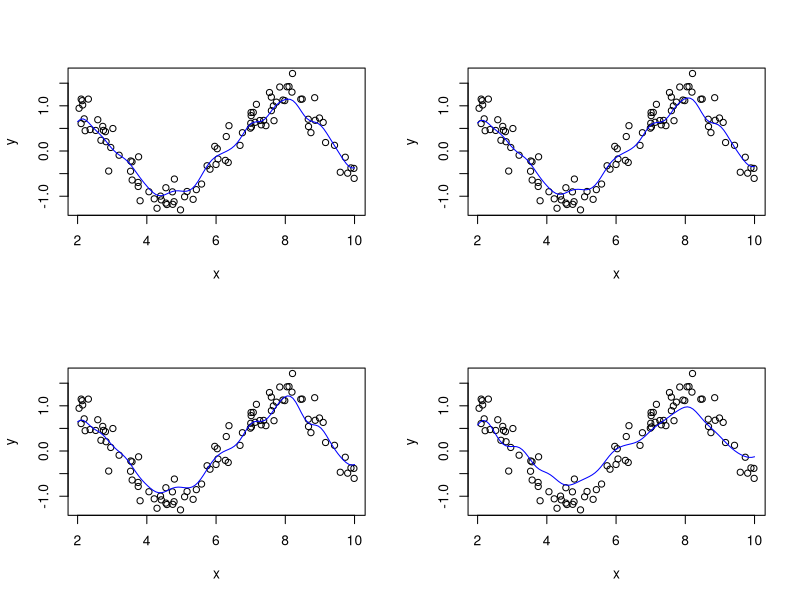
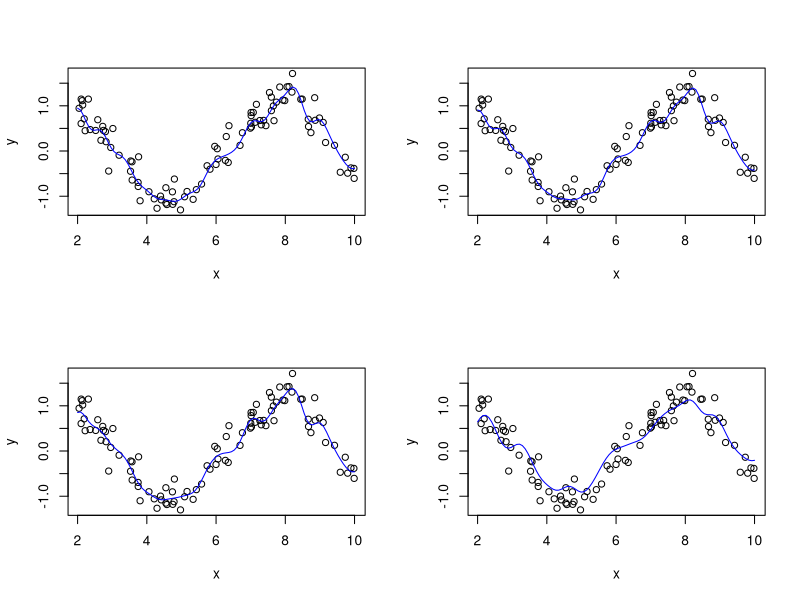
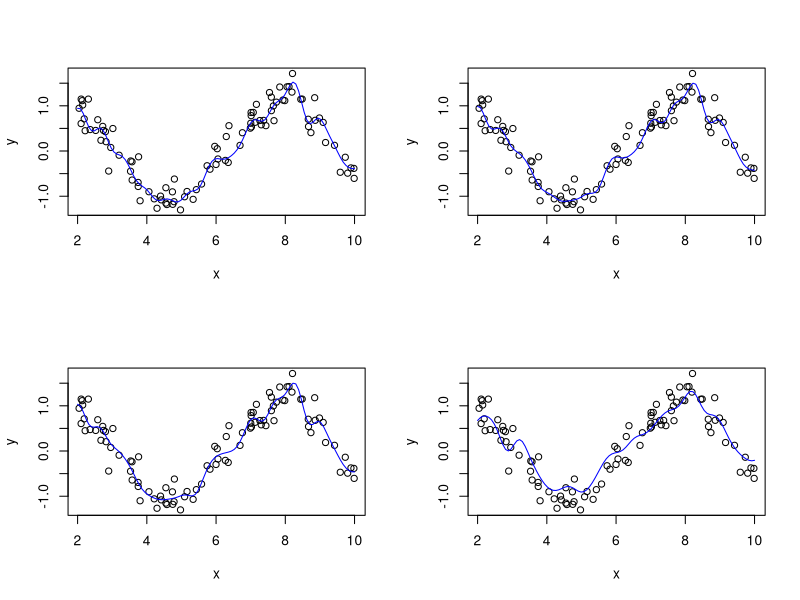
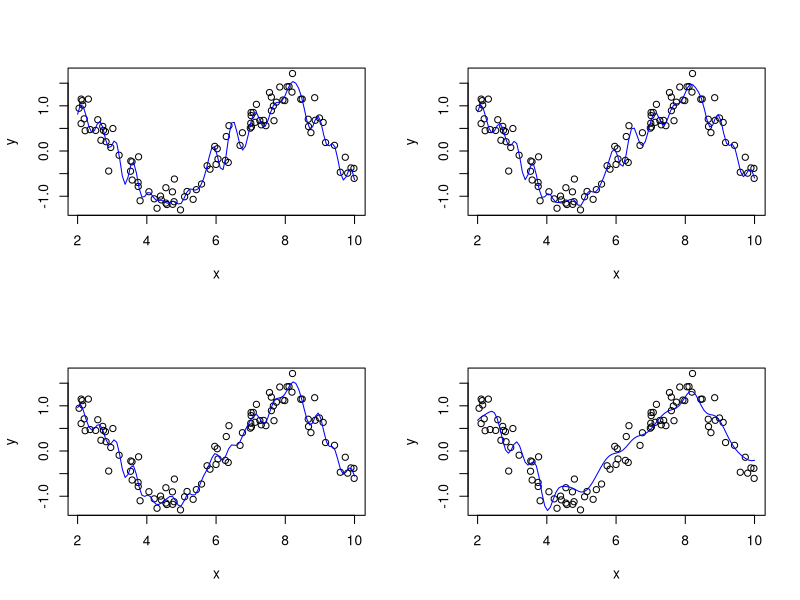
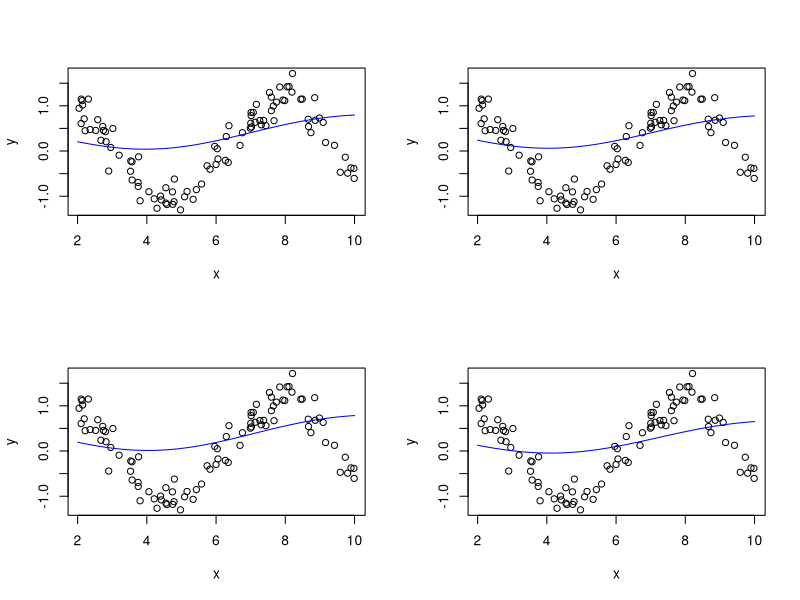
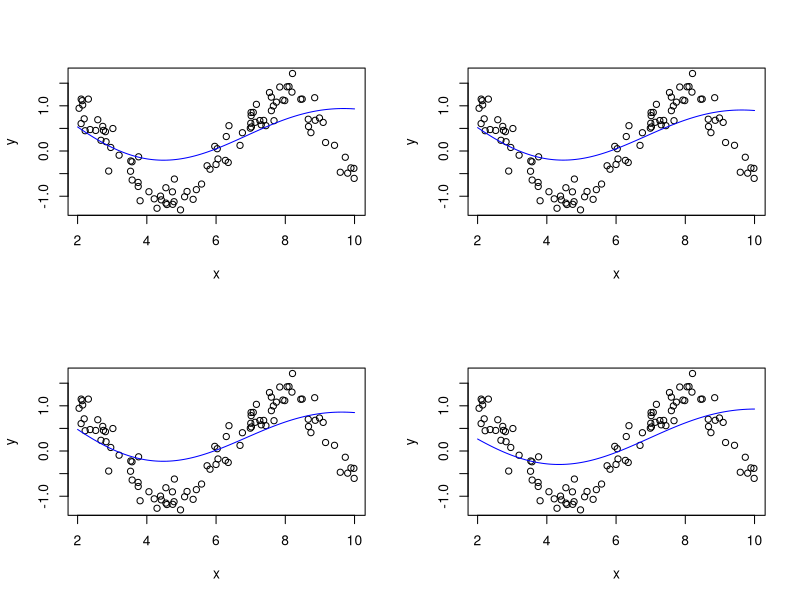
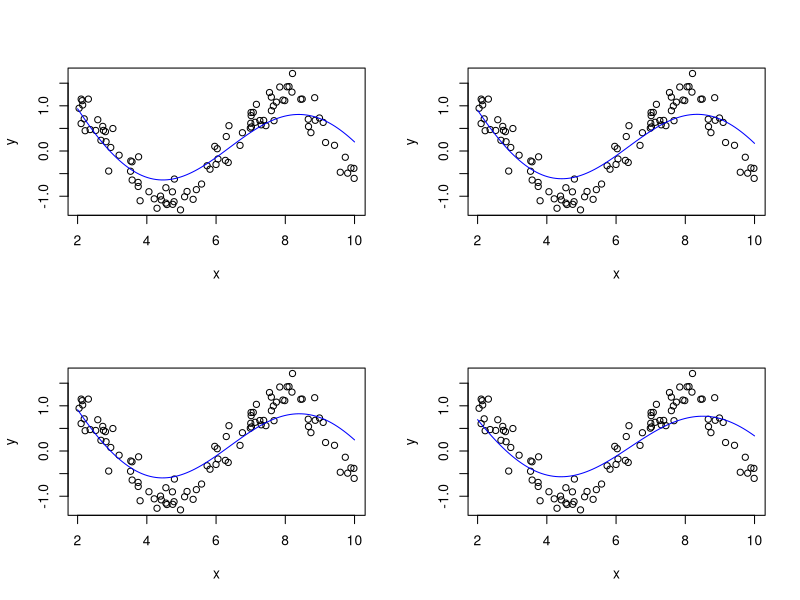
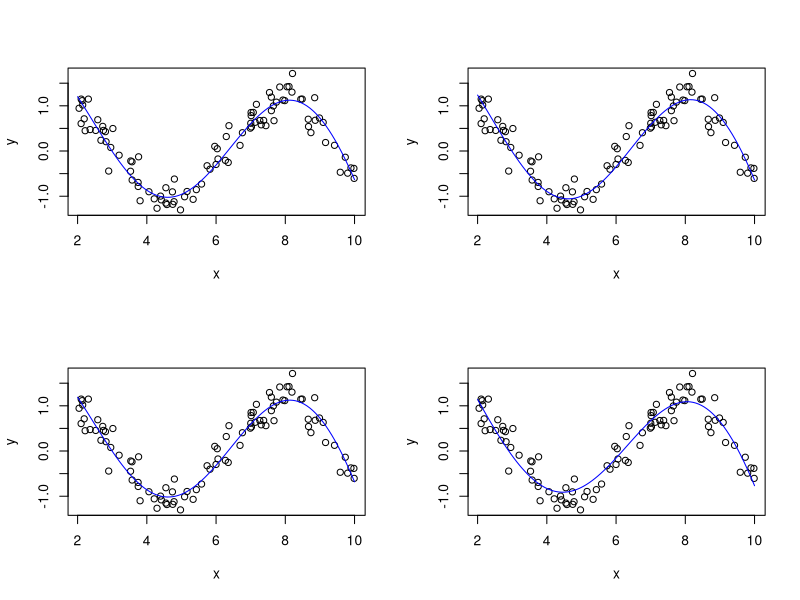

Source code (R) for these figures, in order:
# Set working directory such that it matches the Docker container
setwd("/app")

library(caret)
library(kernlab)
library(lattice)
library(ggplot2)

x<-runif(100,min=2,max=10)
y<-sin(x)+rnorm(length(x))*0.25
sinData<-data.frame(x=x,y=y)

# create a data Grid
dataGrid<-data.frame(x=seq(2,10,length=100))

# this is done to divide the graph in 4 columns
par(mfrow = c(2,2))

svmParam1 <- expand.grid(eps = c(0.01,0.05,0.1,0.5), costs = 2^c(-2,0,2,8))
for ( i in 1: nrow(svmParam1)){
  set.seed(121)
  rbfSVM <- ksvm(x=x,y=y, data=sinData,
                 kernel="rbfdot",kpar="automatic",
                 C= svmParam1$costs[i],epsilon = svmParam1$eps[i])
  
  tmp<-data.frame(x=dataGrid$x,y =predict(rbfSVM,newdata= dataGrid), 
                  eps=paste("epsilon",format(svmParam1$eps)[i]),
                  costs=paste("costs",format(svmParam1$costs)[i]))
  
  svmPred1 <- if(i==1) tmp else rbind(tmp,svmPred1)
  
  modelPrediction <- predict(rbfSVM, newdata = dataGrid)
  plot(x,y)
  points(x = dataGrid$x, y = modelPrediction[,1], type = "l", col = "blue")
  
}
svmPred1$costs <- factor(svmPred1$costs, levels=rev(levels(svmPred1$costs)))


svmParam2 <- expand.grid(eps = c(0.01,0.05,0.1,0.5),
                         costs = 2^c(-2,0,2,8),
                         sigma=as.vector(sigest(y~x,data=sinData,frac=.75)))

for ( i in 1: nrow(svmParam2)){
  set.seed(121)
  rbfSVM <- ksvm(x=x,y=y, data=sinData,
                 kernel="rbfdot",
                 kpar=list(sigma=svmParam2$sigma[i]),
                 C= svmParam2$costs[i],
                 epsilon = svmParam2$eps[i]
                 )
  
  tmp<-data.frame(x=dataGrid$x,
                  y =predict(rbfSVM,newdata= dataGrid), 
                  eps=paste("epsilon",format(svmParam2$eps)[i]),
                  costs=paste("costs",format(svmParam2$costs)[i]),
                  sigma=paste("sigma",format(svmParam2$sigma,digits=2)[i])
  )
  svmPred2 <- if(i==1) tmp else rbind(tmp,svmPred2)
  
  modelPrediction <- predict(rbfSVM, newdata = dataGrid)
  plot(x,y)
  points(x = dataGrid$x, y = modelPrediction[,1], type = "l", col = "blue")
  
}

svmPred2$costs <- factor(svmPred2$costs, levels=rev(levels(svmPred2$costs)))
